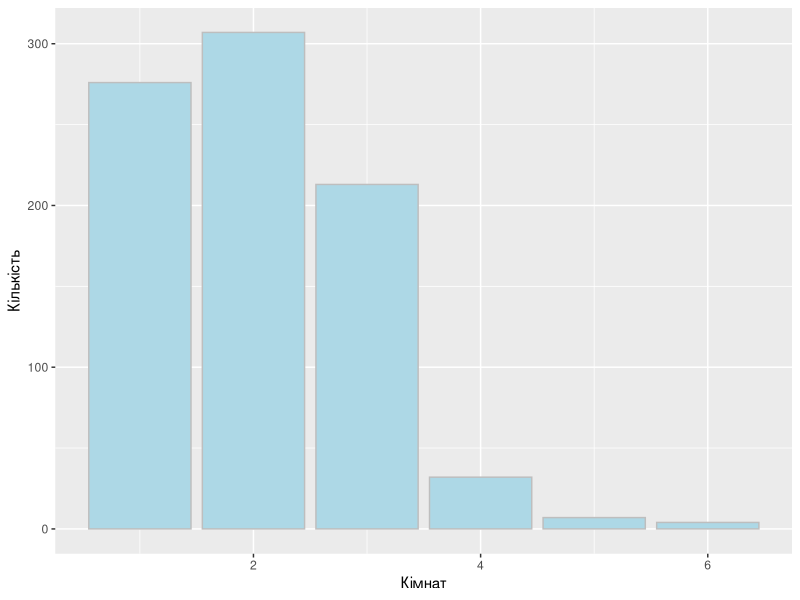
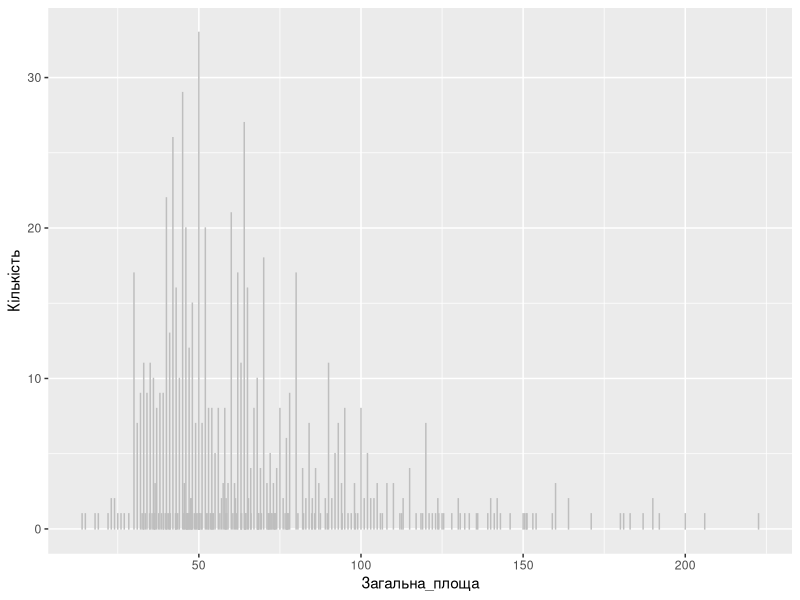
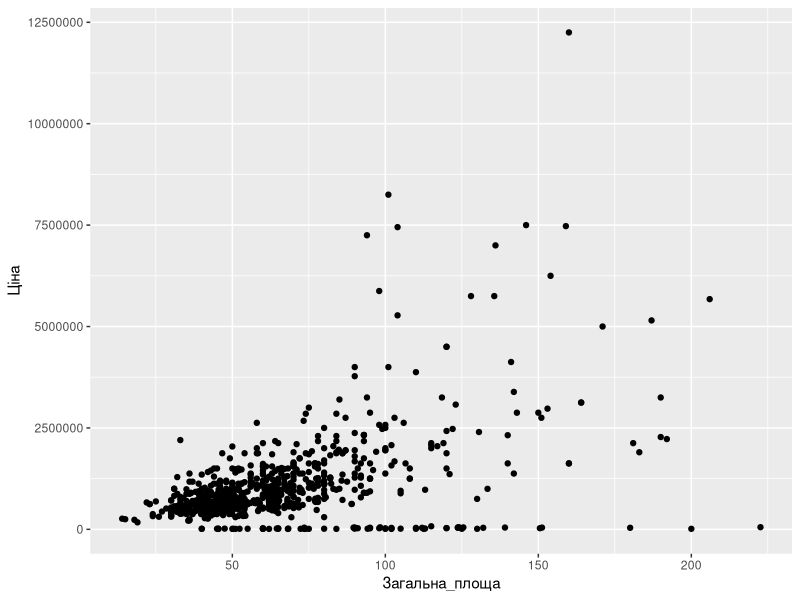

These charts were generated, in order, by the following R code:
#install.packages("dplyr")
#install.packages("ggplot2")
library(dplyr)
library(ggplot2)
flats <- read.csv("flats.csv", stringsAsFactors=FALSE, encoding="UTF-8")
class(flats)
str(flats)
flats <- read.csv("flats.csv", stringsAsFactors=FALSE, dec= ",")
str(flats)
dim(flats)
head(flats)
tail(flats,10)
names(flats)

str(flats)
summary(flats)
glimpse(flats)

count(flats, Місто)
flats %>%
  count(Місто) %>%
  arrange(n)

flats %>%
  filter(Місто != "Києво-Святошинський") %>%
  filter(Кімнат == 3) %>%
  count(Місто) %>%
  arrange(desc(n))

flats %>%
  filter(Кімнат == 2) %>%
  filter(Місто != "Києво-Святошинський") %>%
  count(Місто) %>%
  arrange(desc(n))

ggplot(flats, aes(x=Кімнат)) +geom_bar(fill="lightblue",col="grey") +
  ylab('Кількість')

p <- ggplot(flats, aes(x=Загальна_площа)) +
  geom_bar(fill="lightblue", col="grey") + ylab('Кількість')
p

library(ggplot2)
ggplot(flats, aes(x=Загальна_площа, y=Ціна)) +
  geom_point()
